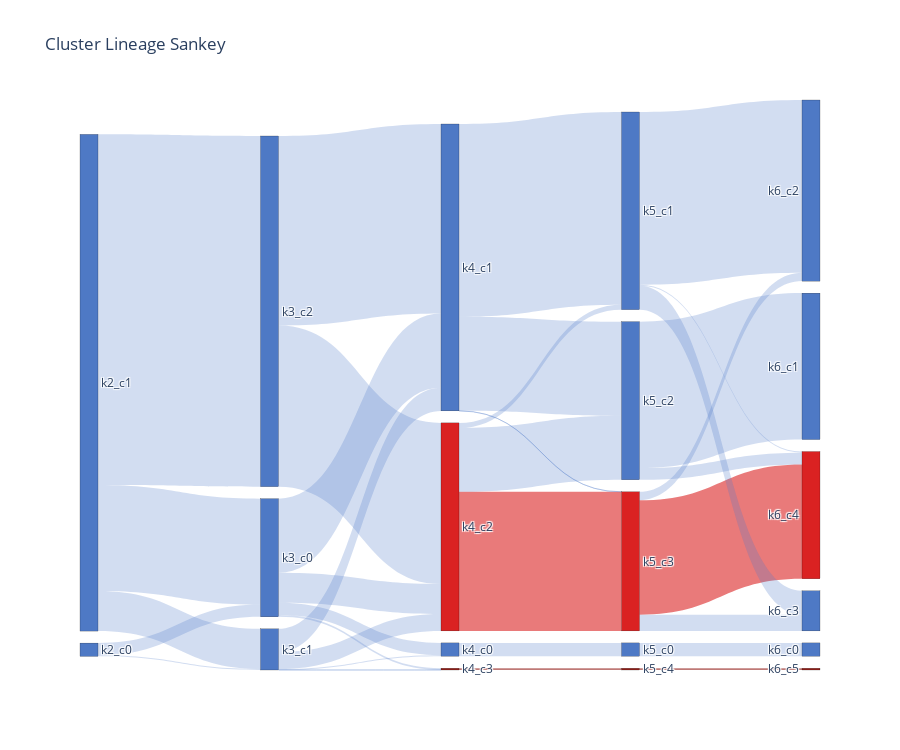

Write notebook code for a chart like this one.
### Code cell
fig = go.Figure(go.Sankey(
    arrangement="snap",   # 🔥 자동 레이아웃 사용
    node=dict(
        label=nodes,
        color=node_colors,
        pad=12,
        thickness=18,
        line=dict(color="black", width=0.2),
    ),
    link=dict(
        source=[idx[s] for s in flow_df.source],
        target=[idx[t] for t in flow_df.target],
        value=flow_df.value,
        color=link_colors
    )
))

fig.update_layout(height=750, title="Cluster Lineage Sankey")
fig.show()

### Figure 1 — Plotly figure (JSON) as saved in the notebook; plotly's stock layout.template omitted (floating-point values rounded to 4 significant figures)
{"data": [{"arrangement": "snap", "link": {"color": ["rgba(78,121,197,0.25)", "rgba(78,121,197,0.25)", "rgba(78,121,197,0.25)", "rgba(78,121,197,0.25)", "rgba(78,121,197,0.25)", "rgba(78,121,197,0.25)", "rgba(218,34,34,0.6)", "rgba(218,34,34,0.6)", "rgba(78,121,197,0.25)", "rgba(78,121,197,0.25)", "rgba(78,121,197,0.25)", "rgba(78,121,197,0.25)", "rgba(78,121,197,0.25)", "rgba(78,121,197,0.25)", "rgba(78,121,197,0.25)", "rgba(78,121,197,0.25)", "rgba(78,121,197,0.25)", "rgba(78,121,197,0.25)", "rgba(78,121,197,0.25)", "rgba(78,121,197,0.25)", "rgba(78,121,197,0.25)", "rgba(78,121,197,0.25)", "rgba(78,121,197,0.25)", "rgba(78,121,197,0.25)", "rgba(78,121,197,0.25)", "rgba(149,33,27,0.6)", "rgba(149,33,27,0.6)", "rgba(78,121,197,0.25)", "rgba(78,121,197,0.25)", "rgba(78,121,197,0.25)", "rgba(78,121,197,0.25)", "rgba(78,121,197,0.25)", "rgba(78,121,197,0.25)"], "source": [1, 6, 4, 10, 4, 11, 7, 12, 1, 6, 2, 7, 1, 2, 10, 3, 3, 12, 5, 9, 0, 2, 11, 12, 7, 8, 13, 2, 10, 0, 3, 6, 3], "target": [4, 10, 6, 16, 7, 15, 12, 18, 2, 11, 6, 11, 3, 7, 17, 6, 7, 17, 9, 14, 2, 5, 18, 16, 10, 13, 19, 8, 18, 3, 5, 12, 8], "value": [29873, 16412, 16150, 14711, 13723, 12474, 11846, 9749, 9020, 8022, 6315, 5447, 3418, 2556, 2029, 1975, 1440, 1386, 1132, 1132, 1046, 1046, 995, 717, 426, 152, 152, 149, 98, 86, 86, 6, 3]}, "node": {"color": ["#4E79C5", "#4E79C5", "#4E79C5", "#4E79C5", "#4E79C5", "#4E79C5", "#4E79C5", "#DA2222", "#95211B", "#4E79C5", "#4E79C5", "#4E79C5", "#DA2222", "#95211B", "#4E79C5", "#4E79C5", "#4E79C5", "#4E79C5", "#DA2222", "#95211B"], "label": ["k2_c0", "k2_c1", "k3_c0", "k3_c1", "k3_c2", "k4_c0", "k4_c1", "k4_c2", "k4_c3", "k5_c0", "k5_c1", "k5_c2", "k5_c3", "k5_c4", "k6_c0", "k6_c1", "k6_c2", "k6_c3", "k6_c4", "k6_c5"], "line": {"color": "black", "width": 0.2}, "pad": 12, "thickness": 18}, "type": "sankey"}], "layout": {"height": 750, "title": {"text": "Cluster Lineage Sankey"}}}
